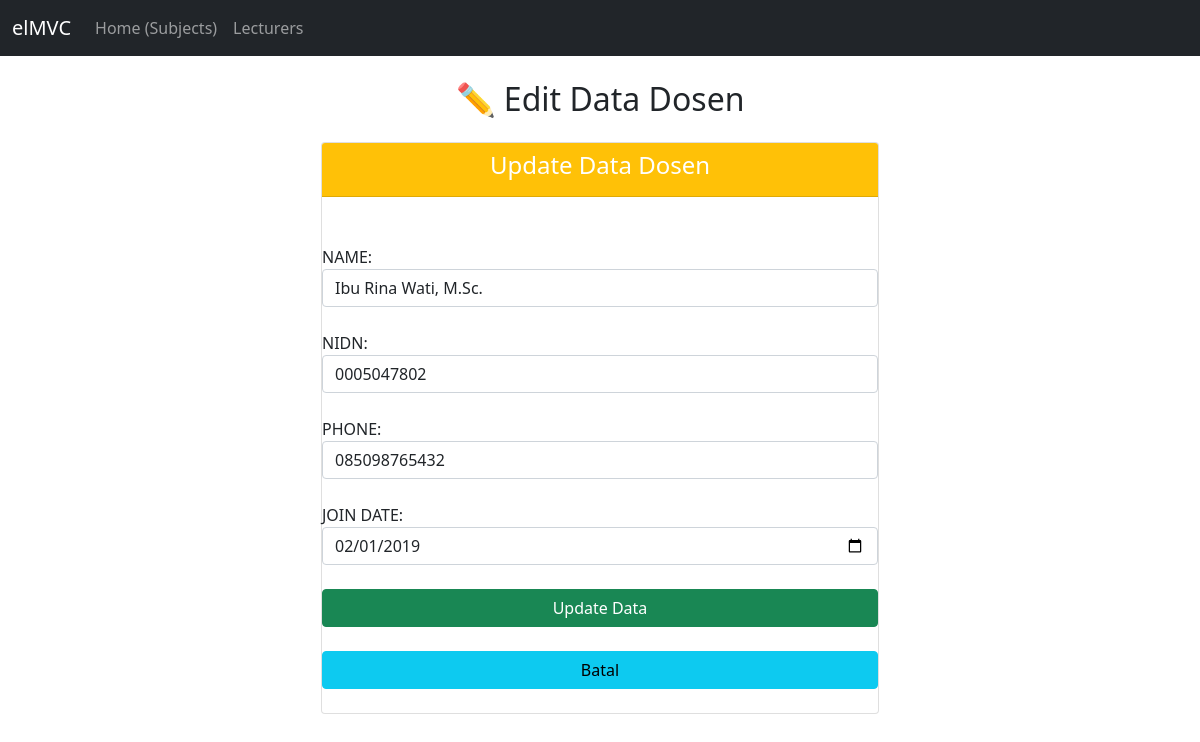
Page /index.php?url=lecturer/edit/2 on the committed database.
### tables this page shows
CREATE TABLE IF NOT EXISTS lecturers (
     
    ID INT NOT NULL PRIMARY KEY AUTO_INCREMENT,
    
     
    NAME VARCHAR(100) NOT NULL,
    NIDN VARCHAR(15) UNIQUE,  
    PHONE VARCHAR(15),
    JOIN_DATE DATE
);

### app/controllers/Lecturer.php (called while the page is built, shortened)
<?php
require_once MODEL_PATH . '/LecturerModel.php';
class Lecturer {
    protected $model;
    public function __construct() {
        $this->model = new LecturerModel();
    }
    public function edit($id) {
        $data['lecturer'] = $this->model->getLecturerById($id);
        require_once VIEW_PATH . '/lecturer/edit.php';
    }
}
?>

### app/models/connection.php (called while the page is built, shortened)
<?php
class Database {
    private $host = 'localhost';
    private $user = 'root';
    private $pass = '';
    private $dbName = 'elMVC';
    public function __construct() {
        $this->conn = new mysqli($this->host, $this->user, $this->pass, $this->dbName);
    }
}
?>

### app/models/LecturerModel.php (called while the page is built, shortened)
<?php
require_once MODEL_PATH . '/connection.php';
class LecturerModel extends Database {
    public function getLecturerById($id) {
        $stmt = $this->conn->prepare("SELECT * FROM lecturers WHERE ID = ?");
        $stmt->bind_param("i", $id);
        $stmt->execute();
        $result = $stmt->get_result();
        return $result->fetch_assoc();
    }
}
?>

### views/Lecturer/edit.php (the view)
<?php
require_once './views/templates/header.php';
$lecturer = $data['lecturer'];
?>
<div class="col-lg-6 m-auto">
    <h2 class="text-center my-4">✏️ Edit Data Dosen</h2>
    <form method="post" action="index.php?url=lecturer/update">
        <div class="card">
            <div class="card-header bg-warning">
                <h4 class="text-white text-center">Update Data Dosen</h4>
            </div><br>
            <input type="hidden" name="id" value="<?php echo $lecturer['ID']; ?>" class="form-control"> <br>
            <label> NAME: </label>
            <input type="text" name="name" value="<?php echo $lecturer['NAME']; ?>" class="form-control" required> <br>
            <label> NIDN: </label>
            <input type="text" name="nidn" value="<?php echo $lecturer['NIDN']; ?>" class="form-control" required> <br>
            <label> PHONE: </label>
            <input type="text" name="phone" value="<?php echo $lecturer['PHONE']; ?>" class="form-control" required> <br>
            <label> JOIN DATE: </label>
            <input type="date" name="join_date" value="<?php echo $lecturer['JOIN_DATE']; ?>" class="form-control" required> <br>
            <button class="btn btn-success" type="submit" name="submit">Update Data</button><br>
            <a class="btn btn-info" href="index.php?url=lecturer/index">Batal</a><br>
        </div>
    </form>
</div>
<?php require_once './views/templates/footer.php'; ?>

### rows in the picture
lecturers: name "Ibu Rina Wati, M.Sc.", nidn "0005047802", phone "085098765432", join_date "02/01/2019"
